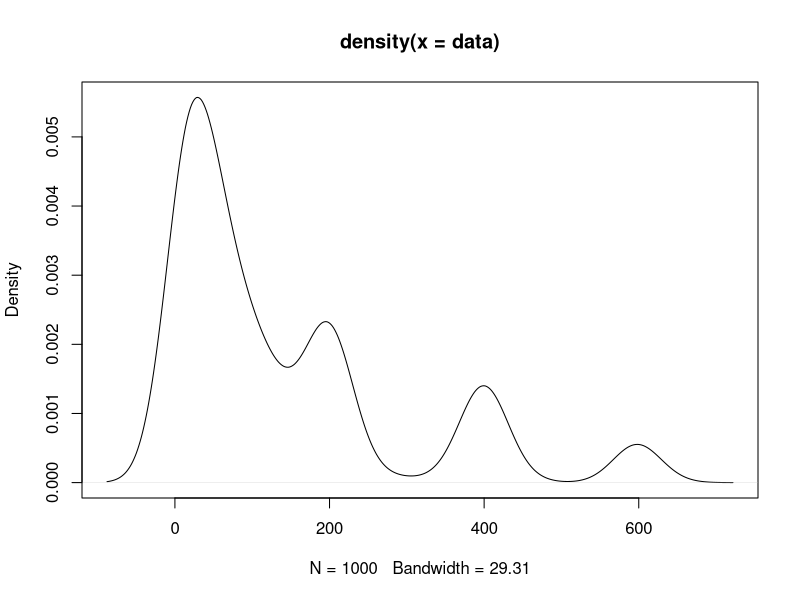

This figure's R source:
args=commandArgs()

set.seed(8) 

N = 1000

probs = c(.7,.85,.95)
dists = runif(N)

data = vector(length=N)
for(i in 1:N){
  if(dists[i]<probs[1]){
    data[i] = rexp(1, rate=1/60.)
  } else if(dists[i]<probs[2]){
    data[i] = rnorm(1, mean=200, sd=10)
  } else if (dists[i]<probs[3]) {
    data[i] = rnorm(1, mean=400, sd=10)
  } else {
    data[i]=rnorm(1, mean=600, sd=10)
  }
}

print(summary(data))

png("temp.png")
plot(density(data))
dev.off()

